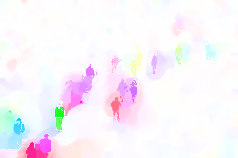
#> input picture img_optical_flow/1.bmp, 238 x 158 px, found by its file name
$ python poscal.py
#> lines starting #> are read from the running program, lines starting #| are printed output that depends on the picture
#> in main_test, fg_img is the input picture: shape (158, 238, 3); mean B, G, R 250, 243.3, 248.6
# coding:utf8
import cv2
import numpy as np
from skimage import measure

font=cv2.FONT_HERSHEY_COMPLEX

def poscal(img):
    img = img[:,:,0]
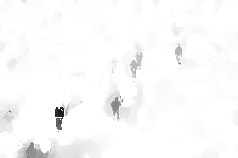
#> img: shape (158, 238); min 24, max 255, mean 250
    kernel = np.ones((6,1),np.uint8)
    im = cv2.morphologyEx(img, cv2.MORPH_OPEN, kernel)    # open operation
    im = cv2.morphologyEx(im, cv2.MORPH_CLOSE, kernel)    # close operation
    im_labels = measure.label(im,connectivity=1,neighbors=8)       #connected components
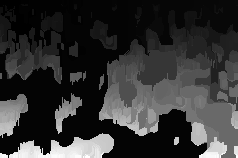
#> im_labels: shape (158, 238) int64; min 1, max 1822, mean 368.8; drawn with min black and max white

    num = im_labels.max()     # num of connected components
#> num = 1822

    if num==0:
        im_s = np.zeros((1,5))   # all black img
    else:
        im_s = np.zeros((num,5))
        for i in range(num):
            temp = np.copy(im_labels)
            temp[temp != (i+1)]=0
            index = np.where(temp ==(i+1))
            im_s[i,0]= max(index[0]) #person's foot y_val
            im_s[i,1]= min(index[0]) #person's head y_val
            im_s[i,2]= max(index[1]) #person's right side x_val
            im_s[i,3]= min(index[1]) #person's left side x_val
            im_s[i,4]= len(index[0]) #area of the person
#> this loop made 1822 passes
#> index on passes 1 to 3: 25 positions, rows 0 to 6, columns 0 to 3, 48 positions, rows 0 to 16, columns 1 to 13, 19 positions, rows 0 to 5, columns 5 to 8
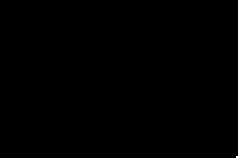
#> temp: shape (158, 238) int64; values 0 (black) and 1822 (white), 0.01% white; 1 white region (1 under 20 px)
#> after the loop, im_s = 1822 rows, first 6: [6, 0, 3, 0, 25], [16, 0, 13, 1, 48], [5, 0, 8, 5, 19], [7, 0, 11, 5, 21], [9, 0, 14, 7, 41], [5, 0, 16, 15, 10]
    return im_s,im

def main_test():
    fg_img = cv2.imread('../ref_data/fg_pics/1.bmp')
    im_s,im = poscal(fg_img)
    #np.savetxt('../ref_data/connectedFieldImg.txt',im_s,delimiter=',')
    #print(im_s)
    #plot
    img = cv2.imread('../ref_data/original_pics/001.tif')
    for i,item in enumerate(im_s):
        cv2.rectangle(img,(int(item[3]),int(item[1])),(int(item[2]),int(item[0])),(0, 0, 255))
#> this loop made 1822 passes
        #cv2.putText(img, str(i), (int(item[3]),int(item[1])-5), font, 0.4, (255, 255, 0), 1)
    cv2.imshow('img',fg_img)
    cv2.imshow('im', im)
    cv2.imshow('img',img)
    if cv2.waitKey(0) & 0xff == 27:
#> (key Esc is pressed here)
        cv2.destroyAllWindows();

if __name__=='__main__':
    main_test()

$ run again, with img_optical_flow/10.bmp copied over img_optical_flow/1.bmp
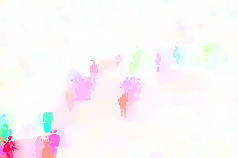
#> input picture img_optical_flow/10.bmp, 238 x 158 px, found by its file name
#> in main_test, fg_img is the input picture: shape (158, 238, 3); mean B, G, R 249.2, 246.2, 251.6
#> in poscal, `img = img[:,:,0]`:
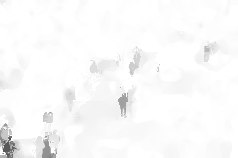
#> img: shape (158, 238); min 83, max 255, mean 249.2
#> in poscal, `im_labels = measure.label(im,connectivity=1,neighbors=8)`:
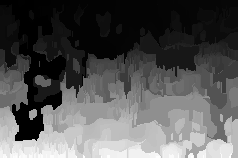
#> im_labels: shape (158, 238) int64; min 1, max 1805, mean 608.1; drawn with min black and max white
#> num = 1805
#> the loop in poscal, `for i in range(num):` made 1805 passes
#> index on passes 1 to 3: 20 positions, rows 0 to 4, columns 0 to 3, ([0, 1, 2, 3, 4], [4, 4, 4, 4, 4]), ([0, 1, 2, 3, 4], [5, 5, 5, 5, 5])
#> after the loop in poscal, `for i in range(num):`: im_s = 1805 rows, first 6: [4, 0, 3, 0, 20], [4, 0, 4, 4, 5], [4, 0, 5, 5, 5], [4, 0, 6, 6, 5], [6, 0, 10, 6, 25], [3, 0, 11, 11, 4]
#> the loop in main_test, `for i,item in enumerate(im_s):` made 1805 passes

$ run again, with img_optical_flow/100.bmp copied over img_optical_flow/1.bmp
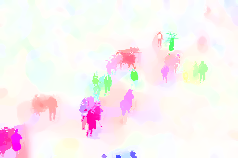
#> input picture img_optical_flow/100.bmp, 238 x 158 px, found by its file name
#> in main_test, fg_img is the input picture: shape (158, 238, 3); mean B, G, R 242.3, 239.8, 249.8
#> in poscal, `im = cv2.morphologyEx(img, cv2.MORPH_OPEN, kernel)`:
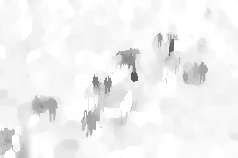
#> im: shape (158, 238); min 87, max 255, mean 241.5
#> in poscal, `im_labels = measure.label(im,connectivity=1,neighbors=8)`:
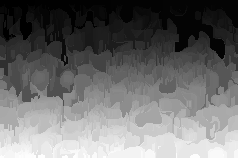
#> im_labels: shape (158, 238) int64; min 1, max 3580, mean 1523.3; drawn with min black and max white
#> num = 3580
#> the loop in poscal, `for i in range(num):` made 3580 passes
#> index on passes 1 to 3: 20 positions, rows 0 to 6, columns 0 to 2, ([0, 1, 2, 3, 4, 5], [3, 3, 3, 3, 3, 3]), 202 positions, rows 0 to 39, columns 0 to 15
#> the loop in main_test, `for i,item in enumerate(im_s):` made 3580 passes
#> item on passes 1 to 3: [6, 0, 2, 0, 20], [5, 0, 3, 3, 6], [39, 0, 15, 0, 202]

$ run again, with img_optical_flow/102.bmp copied over img_optical_flow/1.bmp
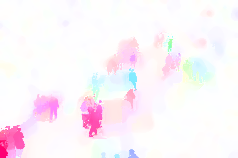
#> input picture img_optical_flow/102.bmp, 238 x 158 px, found by its file name
#> in main_test, fg_img is the input picture: shape (158, 238, 3); mean B, G, R 249.2, 243.5, 251.6
#> in poscal, `img = img[:,:,0]`:
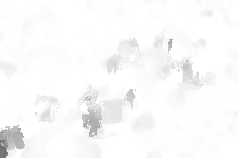
#> img: shape (158, 238); min 103, max 255, mean 249.2
#> in poscal, `im_labels = measure.label(im,connectivity=1,neighbors=8)`:
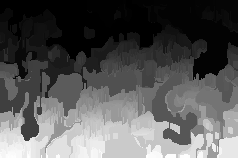
#> im_labels: shape (158, 238) int64; min 1, max 2075, mean 713.3; drawn with min black and max white
#> num = 2075
#> the loop in poscal, `for i in range(num):` made 2075 passes
#> index on passes 1 to 3: 14 positions, rows 0 to 6, columns 0 to 1, 357 positions, rows 0 to 40, columns 0 to 36, 296 positions, rows 0 to 17, columns 6 to 34
#> after the loop in poscal, `for i in range(num):`: im_s = 2075 rows, first 6: [6, 0, 1, 0, 14], [40, 0, 36, 0, 357], [17, 0, 34, 6, 296], [5, 0, 33, 31, 10], [16, 0, 50, 33, 115], [9, 0, 49, 39, 34]
#> the loop in main_test, `for i,item in enumerate(im_s):` made 2075 passes
